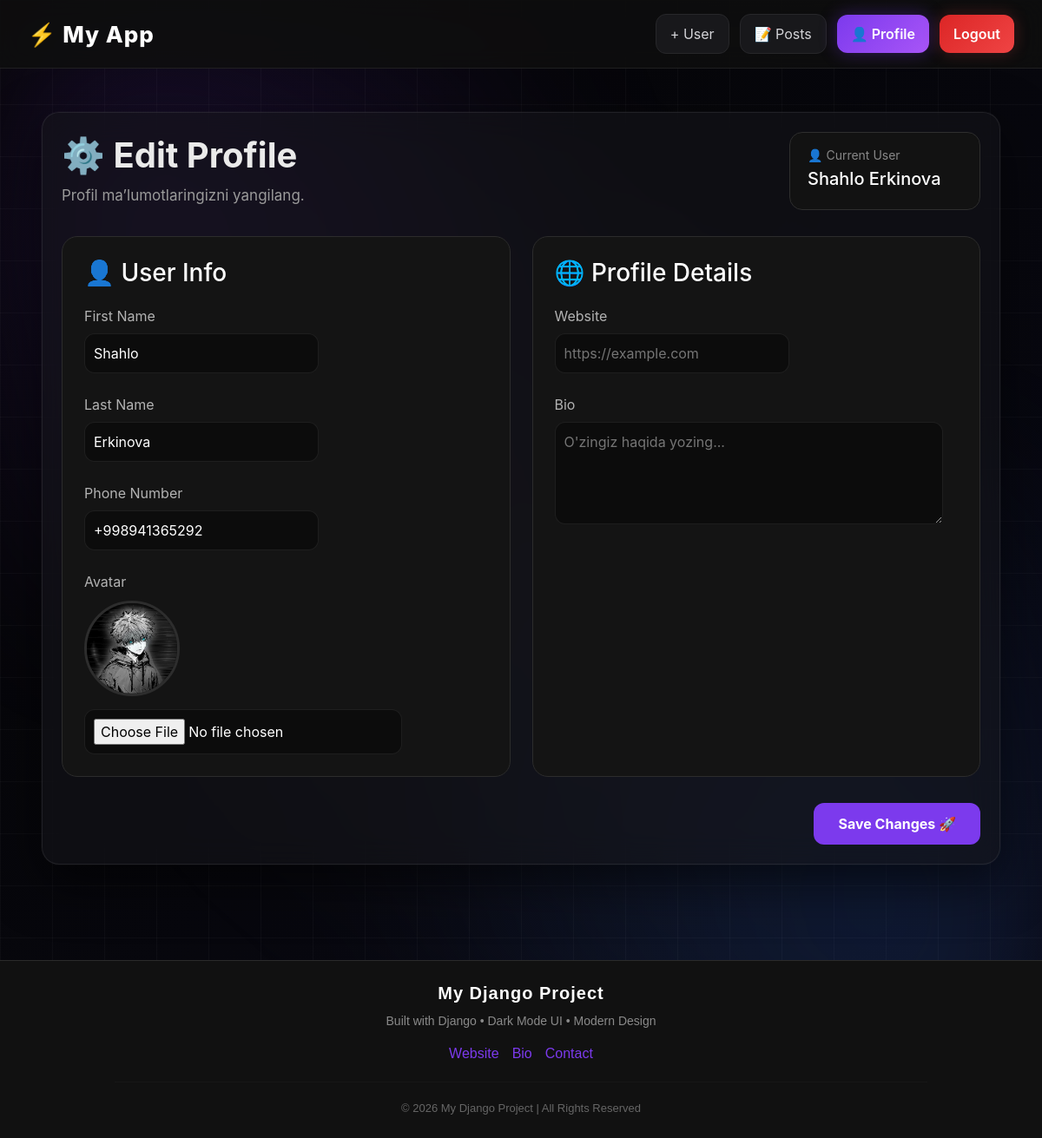
Before: /profile/edit/ (signed in) with the older database file.
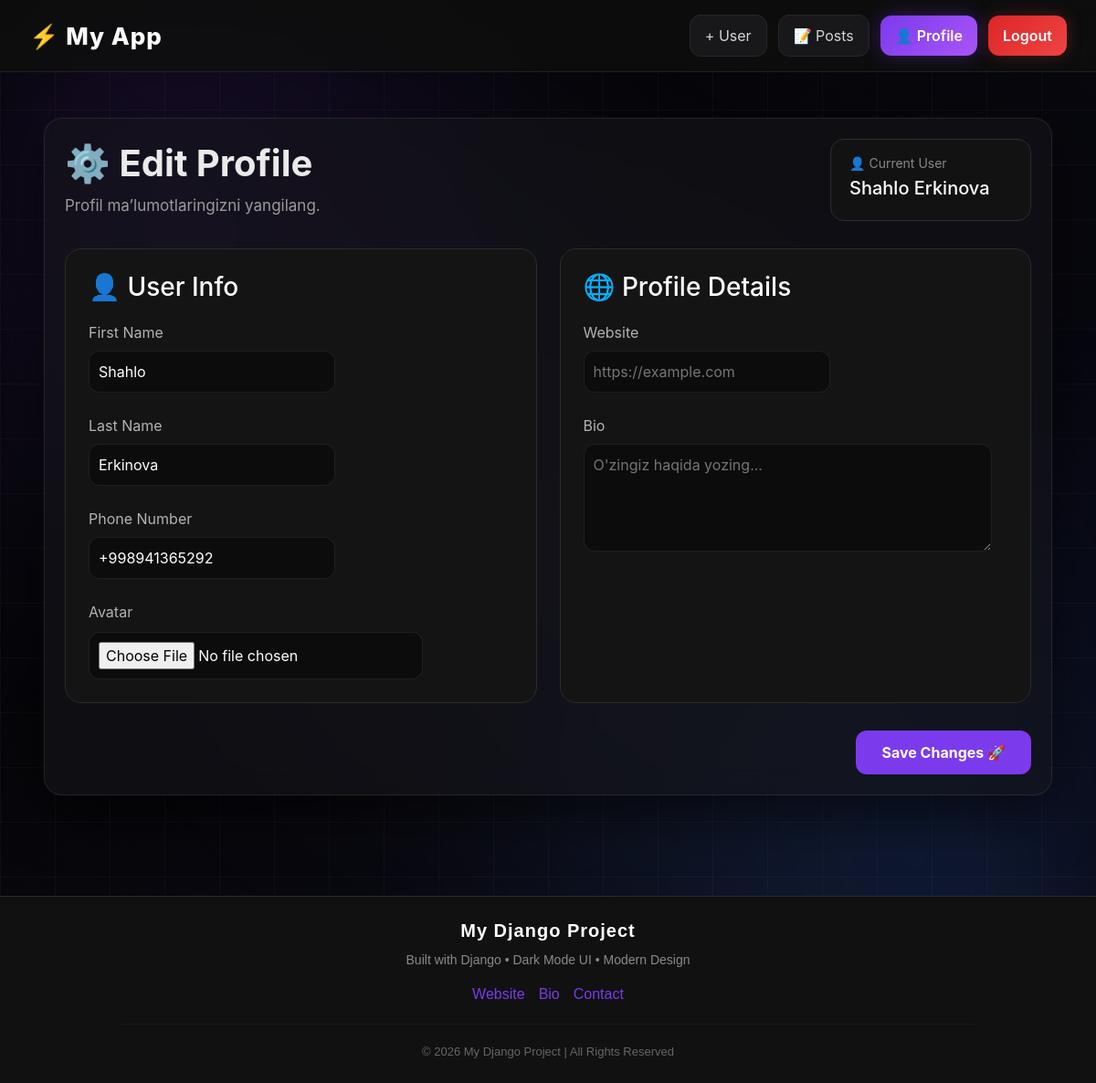
After: the same page with the newer database file.
### user/models.py (models this page shows, shortened)
class CustomUser(AbstractUser):
    username = None
    email = models.EmailField(unique=True)
    USERNAME_FIELD = 'email'
    REQUIRED_FIELDS = ['first_name','last_name']
    phone_number=models.CharField(max_length=30,blank=False,null=False)
    avatar=models.ImageField(upload_to='images/',default='images/default.jpg',blank=True,null=False)
    slug=models.SlugField(blank=True, null=False,unique=True)
    created_at=models.DateTimeField(auto_now_add=True,blank=True,null=False)
    objects = CustomUserManager() #     `manager ulash

### user/views.py (the view, shortened to what this page needs)
# urls.py: path('profile/edit/', views.profile_edit_view,name='profile_edit'),
@login_required
def profile_edit_view(request):
    user_form=  ProfileUpdateForm(instance=request.user)
    profile_form = UserProfileUpdateForm(instance=request.user.profile)
    context = {
        'user_form':user_form,
        'profile_form':profile_form,
    }
    return render(request,'profile_edit.html',context)

### user/forms.py
class ProfileUpdateForm(forms.ModelForm):
    first_name= forms.CharField(
        max_length=100,
        widget=forms.TextInput(attrs={
            'class': 'form-input',
            'placeholder': 'Ismingiz'
        })
    )
    last_name=forms.CharField(
        max_length=100,
        widget=forms.TextInput(attrs={
            'class': 'form-input',
            'placeholder': 'Familiyangiz'
        })
    )
    phone_number=forms.CharField(
        max_length=100,
        required=False,
        widget=forms.TextInput(attrs={
            'class':'form-input',
            'placeholder': '+998 94 136 52 92'
        })
    )
    avatar=forms.ImageField(
        required=False,
        widget=forms.FileInput(attrs={
            'class':'form-file',
            'accept':'image/*'
        })
        )
    class Meta:
        model = CustomUser
        fields= ['first_name','last_name','phone_number','avatar']

### templates/profile_edit.html (shortened to what this page needs)
{% extends 'base.html' %}
{% block content %}
<div class="dark-card">
    <div style="display:flex;justify-content:space-between;align-items:center;flex-wrap:wrap;gap:20px;margin-bottom:30px;">
        <div>
            <h1 style="font-size:40px;font-weight:bold;margin-bottom:10px;">
                ⚙️ Edit Profile
            </h1>
            <p style="color:#9b9b9b;font-size:17px;margin:0;">
                Profil ma’lumotlaringizni yangilang.
            </p>
        </div>
        <div style="background:#121212;border:1px solid #2e2e2e;padding:15px 20px;border-radius:15px;min-width:220px;">
            <p style="margin:0;color:#888;font-size:14px;">
                👤 Current User
            </p>
            <h5 style="margin-top:5px;color:white;">
                {{ request.user.first_name }} {{ request.user.last_name }}
            </h5>
        </div>
    </div>
    <form method="POST" enctype="multipart/form-data">
        <div style="display:grid;grid-template-columns:repeat(auto-fit,minmax(300px,1fr));gap:25px;">
            <div style="background:#141414;border:1px solid #2c2c2c;border-radius:18px;padding:25px;">
                <h3 style="margin-bottom:20px;color:white;">👤 User Info</h3>
                <label style="display:block;margin-bottom:8px;color:#b3b3b3;">First Name</label>
                {{ user_form.first_name }}
                <br><br>
                <label style="display:block;margin-bottom:8px;color:#b3b3b3;">Last Name</label>
                {{ user_form.last_name }}
                <br><br>
                <label style="display:block;margin-bottom:8px;color:#b3b3b3;">Phone Number</label>
                {{ user_form.phone_number }}
                <br><br>
                <label style="display:block;margin-bottom:10px;color:#b3b3b3;">Avatar</label>
                {% if request.user.avatar and request.user.avatar.url %}
                    <img src="{{ request.user.avatar.url }}"
                         width="110"
                         height="110"
                         style="object-fit:cover;border-radius:50%;margin-bottom:15px;border:3px solid #2d2d2d;">
                {% endif %}
                {{ user_form.avatar }}
            </div>
            <div style="background:#141414;border:1px solid #2c2c2c;border-radius:18px;padding:25px;">
                <h3 style="margin-bottom:20px;color:white;">🌐 Profile Details</h3>
                <label style="display:block;margin-bottom:8px;color:#b3b3b3;">Website</label>
                {{ profile_form.website }}
                <br><br>
                <label style="display:block;margin-bottom:8px;color:#b3b3b3;">Bio</label>
                {{ profile_form.bio }}
            </div>
        </div>
        <div style="margin-top:30px;display:flex;justify-content:flex-end;">
            <button type="submit"
                    style="background:#7c3aed;border:none;color:white;padding:12px 28px;border-radius:12px;font-weight:bold;cursor:pointer;">
                Save Changes 🚀
            </button>
        </div>
    </form>
</div>
{% endblock %}

Changed rows visible on the page:
changed CustomUser "Shahlo": user.avatar: picture removed
